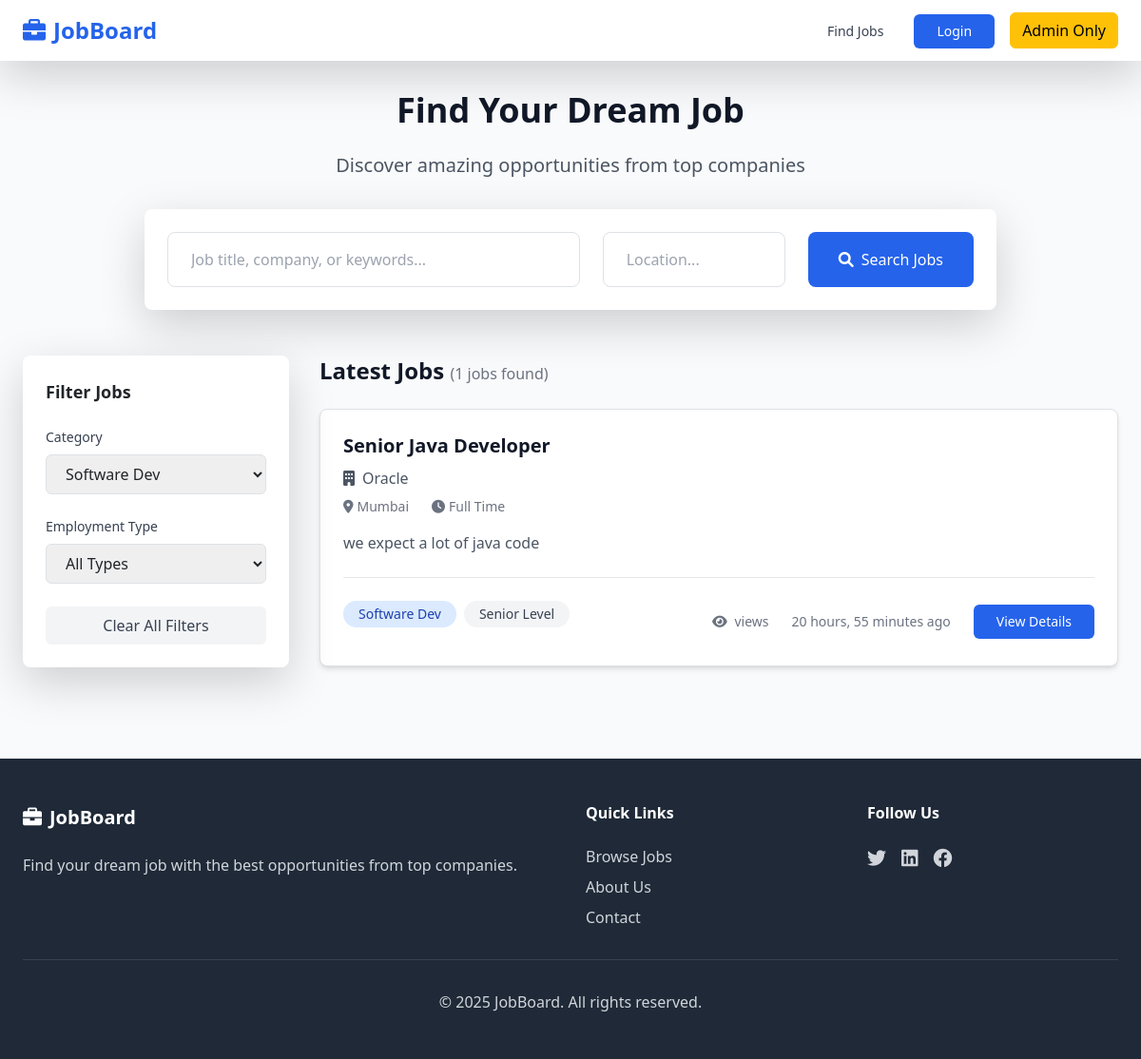
Screenshot of /?category=software-dev with the database file from the repository.
### jobs/models.py (models this page shows, shortened)
class Job(models.Model):
    EMPLOYMENT_TYPES = [
        ('full_time', 'Full Time'),
        ('part_time', 'Part Time'),
        ('contract', 'Contract'),
        ('internship', 'Internship'),
        ('freelance', 'Freelance'),
    ]
    EXPERIENCE_LEVELS = [
        ('entry', 'Entry Level'),
        ('mid', 'Mid Level'),
        ('senior', 'Senior Level'),
        ('executive', 'Executive'),
    ]
    title = models.CharField(max_length=200)
    slug = models.SlugField(unique=True)
    company = models.ForeignKey(Company, on_delete=models.CASCADE, related_name='jobs')
    category = models.ForeignKey(JobCategory, on_delete=models.CASCADE, related_name='jobs')
    description = models.TextField()
    requirements = models.TextField()
    responsibilities = models.TextField()
    salary_min = models.DecimalField(max_digits=10, decimal_places=2, blank=True, null=True)
    salary_max = models.DecimalField(max_digits=10, decimal_places=2, blank=True, null=True)
    employment_type = models.CharField(max_length=20, choices=EMPLOYMENT_TYPES)
    experience_level = models.CharField(max_length=20, choices=EXPERIENCE_LEVELS)
    location = models.CharField(max_length=200)
    remote_available = models.BooleanField(default=False)
    is_active = models.BooleanField(default=True)
    application_deadline = models.DateTimeField(blank=True, null=True)
    created_at = models.DateTimeField(auto_now_add=True)
    updated_at = models.DateTimeField(auto_now=True)
    def get_absolute_url(self):
        return reverse('job_detail', kwargs={'slug': self.slug})
    class Meta:
        ordering = ['-created_at']

class Company(models.Model):
    name = models.CharField(max_length=200)
    description = models.TextField()
    website = models.URLField(blank=True, null=True)
    logo = models.ImageField(upload_to='company_logos/', blank=True, null=True)
    location = models.CharField(max_length=200)
    created_at = models.DateTimeField(auto_now_add=True)
    class Meta:
        verbose_name_plural = "Companies"

class JobCategory(models.Model):
    name = models.CharField(max_length=100)
    slug = models.SlugField(unique=True)
    class Meta:
        verbose_name_plural = "Job Categories"

### jobs/views.py (the view)
# urls.py: path('', job_list, name='home'),
def job_list(request):
    jobs = Job.objects.filter(is_active=True).select_related('company', 'category')
    search_query = request.GET.get('search', '')
    if search_query:
        jobs = jobs.filter(
            Q(title__icontains=search_query) |
            Q(company__name__icontains=search_query) |
            Q(description__icontains=search_query)
        )
    category_slug = request.GET.get('category', '')
    if category_slug:
        jobs = jobs.filter(category__slug=category_slug)
    employment_type = request.GET.get('employment_type', '')
    if employment_type:
        jobs = jobs.filter(employment_type=employment_type)
    location = request.GET.get('location', '')
    if location:
        jobs = jobs.filter(location__icontains=location)
    paginator = Paginator(jobs, 10)
    page_number = request.GET.get('page')
    page_obj = paginator.get_page(page_number)
    context = {
        'page_obj': page_obj,
        'categories': JobCategory.objects.all(),
        'employment_types': Job.EMPLOYMENT_TYPES,
        'search_query': search_query,
        'selected_category': category_slug,
        'selected_employment_type': employment_type,
        'selected_location': location,
    }
    return render(request, 'landing.html', context)

### templates/landing.html (shortened to what this page needs)
{% extends 'base.html' %}
{% block content %}
<div class="max-w-7xl mx-auto px-4 sm:px-6 lg:px-8 py-8">
    <div class="text-center mb-12">
        <h1 class="text-4xl font-bold text-gray-900 mb-4">Find Your Dream Job</h1>
        <p class="text-xl text-gray-600 mb-8">Discover amazing opportunities from top companies</p>
        <form method="GET" class="max-w-4xl mx-auto">
            <div class="flex flex-col md:flex-row gap-4 bg-white p-6 rounded-lg shadow-lg">
                <div class="flex-1">
                    <input type="text" name="search" value="{{ search_query }}"
                           placeholder="Job title, company, or keywords..."
                           class="w-full px-4 py-3 border border-gray-300 rounded-lg focus:ring-2 focus:ring-blue-500 focus:border-transparent">
                </div>
                <div class="md:w-48">
                    <input type="text" name="location" value="{{ selected_location }}"
                           placeholder="Location..."
                           class="w-full px-4 py-3 border border-gray-300 rounded-lg focus:ring-2 focus:ring-blue-500 focus:border-transparent">
                </div>
                <button type="submit" class="bg-blue-600 text-white px-8 py-3 rounded-lg hover:bg-blue-700 transition duration-300 font-medium">
                    <i class="fas fa-search mr-2"></i>Search Jobs
                </button>
            </div>
        </form>
    </div>
    <div class="flex flex-col lg:flex-row gap-8">
        <div class="lg:w-1/4">
            <div class="bg-white rounded-lg shadow-lg p-6 sticky top-24">
                <h3 class="text-lg font-semibold mb-4">Filter Jobs</h3>
                <form method="GET" id="filterForm">
                    <div class="mb-6">
                        <label class="block text-sm font-medium text-gray-700 mb-2">Category</label>
                        <select name="category" class="w-full px-3 py-2 border border-gray-300 rounded-md focus:ring-2 focus:ring-blue-500 focus:border-transparent" onchange="this.form.submit()">
                            {% for category in categories %}
                                <option value="{{ category.slug }}" {% if category.slug == selected_category %}selected{% endif %}>
                                    {{ category.name }}
                                </option>
                            {% endfor %}
                        </select>
                    </div>
                    <div class="mb-6">
                        <label class="block text-sm font-medium text-gray-700 mb-2">Employment Type</label>
                        <select name="employment_type" class="w-full px-3 py-2 border border-gray-300 rounded-md focus:ring-2 focus:ring-blue-500 focus:border-transparent" onchange="this.form.submit()">
                            <option value="">All Types</option>
                        </select>
                    </div>
                    <a href="{% url 'home' %}" class="block w-full text-center bg-gray-100 text-gray-700 py-2 rounded-md hover:bg-gray-200 transition duration-300">
                        Clear All Filters
                    </a>
                </form>
            </div>
        </div>
        <div class="lg:w-3/4">
            <div class="flex justify-between items-center mb-6">
                <h2 class="text-2xl font-semibold text-gray-900">
                    {% if search_query %}
                        Search Results for "{{ search_query }}"
                    {% else %}
                        Latest Jobs
                    {% endif %}
                    <span class="text-base font-normal text-gray-500">({{ page_obj.paginator.count }} jobs found)</span>
                </h2>
            </div>
            {% if page_obj %}
                <div class="space-y-6">
                    {% for job in page_obj %}
                        <div class="bg-white rounded-lg shadow-md hover:shadow-lg transition duration-300 border border-gray-200">
                            <div class="p-6">
                                <div class="flex flex-col sm:flex-row sm:items-center sm:justify-between">
                                    <div class="flex-1">
                                        <div class="flex items-start justify-between">
                                            <div class="flex-1">
                                                <h3 class="text-xl font-semibold text-gray-900 mb-2">
                                                    <a href="{{ job.get_absolute_url }}" class="hover:text-blue-600 transition duration-300">
                                                        {{ job.title }}
                                                    </a>
                                                </h3>
                                                <div class="flex items-center text-gray-600 mb-2">
                                                    <i class="fas fa-building mr-2"></i>
                                                    <span class="font-medium">{{ job.company.name }}</span>
                                                </div>
                                                <div class="flex flex-wrap items-center gap-4 text-sm text-gray-500 mb-3">
                                                    <span class="flex items-center">
                                                        <i class="fas fa-map-marker-alt mr-1"></i>
                                                        {{ job.location }}
                                                    </span>
                                                    <span class="flex items-center">
                                                        <i class="fas fa-clock mr-1"></i>
                                                        {{ job.get_employment_type_display }}
                                                    </span>
                                                </div>
                                                <p class="text-gray-600 mb-4 line-clamp-2">
                                                    {{ job.description|truncatewords:30 }}
                                                </p>
                                            </div>
                                        </div>
                                    </div>
                                </div>
                                <div class="flex flex-col sm:flex-row sm:items-center sm:justify-between pt-4 border-t border-gray-200">
                                    <div class="flex items-center gap-2 mb-3 sm:mb-0">
                                        <span class="bg-blue-100 text-blue-800 px-3 py-1 rounded-full text-sm">
                                            {{ job.category.name }}
                                        </span>
                                        <span class="bg-gray-100 text-gray-700 px-3 py-1 rounded-full text-sm">
                                            {{ job.get_experience_level_display }}
                                        </span>
                                    </div>
                                    <div class="flex items-center gap-4">
                                        <span class="text-sm text-gray-500">
                                            <i class="fas fa-eye mr-1"></i>{{ job.views_count }} views
                                        </span>
                                        <span class="text-sm text-gray-500">
                                            {{ job.created_at|timesince }} ago
                                        </span>
                                        <a href="{{ job.get_absolute_url }}"
                                           class="bg-blue-600 text-white px-4 py-2 rounded-md hover:bg-blue-700 transition duration-300 text-sm font-medium">
                                            View Details
                                        </a>
                                    </div>
                                </div>
                            </div>
                        </div>
                    {% endfor %}
                </div>
            {% endif %}
        </div>
    </div>
</div>
{% endblock %}

### rows the page displays
Job: title "Senior Java Developer", company.name "Oracle", location "Mumbai", employment_type "Full Time", description "we expect a lot of java code", category.name "Software Dev", experience_level "Senior Level", created_at "20 hours, 55 minutes"

### other values shown
{{ page_obj.paginator.count }} "1"
form field category "Software Dev"
